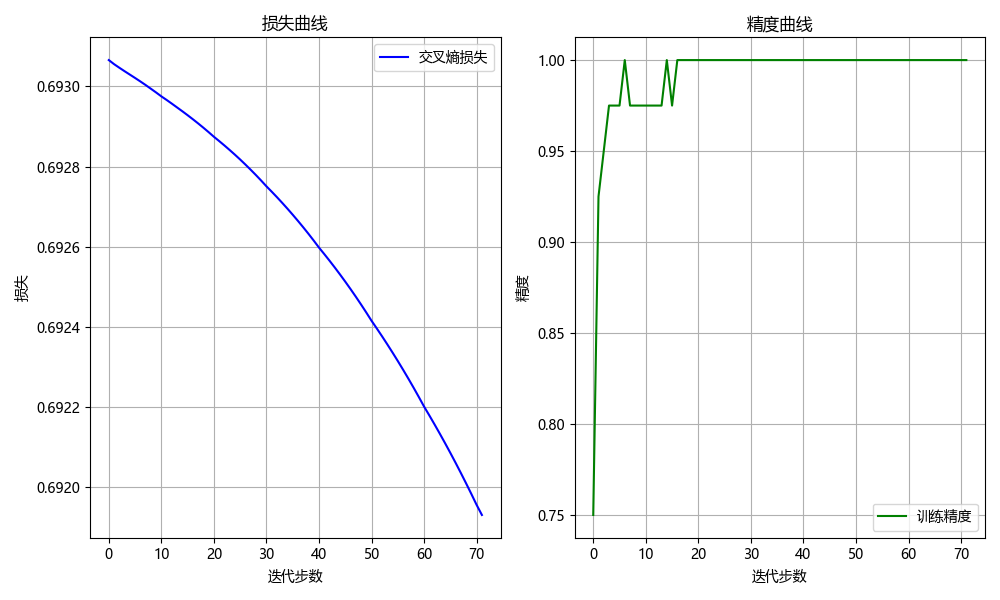

Here is the Python script that generated this plot:
import numpy as np
import matplotlib.pyplot as plt
from matplotlib import rcParams
#设置matplotlib支持中文
rcParams['font.sans-serif']=['Microsoft YaHei']
rcParams['axes.unicode_minus']=False

#使用ReLU激活函数
def relu(a):
    return np.maximum(0, a)

def softmax(x):
    x = x - np.max(x, axis=1, keepdims=True)  #提升数值稳定性，防止溢出
    exp_x = np.exp(x)
    return exp_x / np.sum(exp_x, axis=1, keepdims=True)

# 二元交叉熵损失函数
def cross_entropy_loss(y_true, y_pred):
    return -np.mean(np.sum(y_true * np.log(y_pred), axis=1))

#转换为one-hot编码
def to_one_hot(y, num_classes):
    return np.eye(num_classes)[y]

#固定步长学习率衰减法调整学习率
def step_decay(epoch, initial_lr=0.1, decay_factor=0.9, step_size=10):
    return initial_lr * (decay_factor ** (epoch // step_size))

#定义二层感知机网络类
class TwoLayerNet:
    #初始化参数包含隐层size,学习率这两个超参数
    def __init__(self, input_size, hidden_size, output_size, lr=0.1):
        self.lr = lr
        self.params = {
            'W1': 0.01 * np.random.randn(input_size, hidden_size),
            'b1': np.zeros(hidden_size),
            'W2': 0.01 * np.random.randn(hidden_size, output_size),
            'b2': np.zeros(output_size)
        }
    #前向传播
    def predict(self, x):
        W1, W2 = self.params['W1'], self.params['W2']
        b1, b2 = self.params['b1'], self.params['b2']
        self.a1 = np.dot(x, W1) + b1
        self.z1 = relu(self.a1)
        self.a2 = np.dot(self.z1, W2) + b2
        self.y = softmax(self.a2)
        return self.y
    #选择交叉熵作为损失函数
    def loss(self, x, t):
        y = self.predict(x)
        return cross_entropy_loss(t, y)
    #计算精度的函数
    def accuracy(self, x, t):
        y = self.predict(x)
        pred = np.argmax(y, axis=1)
        true = np.argmax(t, axis=1)
        return np.mean(pred == true)
    #训练函数
    def train(self, x, t, epochs=200,patience=20):
        loss_list,accuracy_list=[],[]#记录每个epoch的分类精度
        best_acc,wait=0,0      #wait是训练精度没有提升的epoch数
        best_params=None

        for epoch in range(epochs):
            self.predict(x)  # 前向传播
            dy = (self.y - t) / x.shape[0]  # 计算输出层的误差
            grads = {
                'W2': np.dot(self.z1.T, dy),
                'b2': np.sum(dy, axis=0),
            }
            dz1 = np.dot(dy, self.params['W2'].T) * (self.a1>0) #ReLU的梯度
            grads['W1'] = np.dot(x.T, dz1)
            grads['b1'] = np.sum(dz1, axis=0)

            for key in self.params:
                self.params[key] -= self.lr * grads[key]
            
            # 动态调整学习率（步长衰减）
            self.lr = step_decay(epoch)  

            loss = self.loss(x, t)
            accuracy=self.accuracy(x,t)
            loss_list.append(loss)
            accuracy_list.append(accuracy)
            #早停法防止过拟合
            warm_up=50
            if epoch>warm_up:
                if accuracy>best_acc:
                    best_acc=accuracy
                    best_params={k:v.copy()for k,v in self.params.items()}
                    wait=0
                else:
                    wait+=1
                    if wait >=patience:
                        print(f'早停触发，在第{epoch+1}轮提前停止训练')
                        break
            
        if best_params is not None:
            self.params=best_params
    
        return loss_list,accuracy_list

#两组样本点
samples_1 = np.array([
    [0.68, 1.34], [0.93, 0.89], [0.9, 1.66], [1.08, 0.65], [1.26, 0.57],
    [0.91, 1.51], [1.5, 1.26], [1.26, 1.31], [0.92, 1.26], [1.04, 0.99],
    [-0.99, -1.54], [-1.16, -1.23], [-0.77, -1.01], [-1.3, -1.28], [-1.27, -0.96],
    [-0.99, -1.13], [-0.94, -0.93], [-1.21, -0.99], [-1.71, -0.82], [-0.99, -0.92]
])
samples_2 = np.array([
    [0.99, -0.6], [1.03, -1.08], [1.56, -0.98], [1.26, -1.16], [1.14, -0.8],
    [0.9, -1.25], [1.18, -0.7], [1.3, -0.9], [1.42, -0.82], [0.54, -1.2],
    [-0.78, 0.68], [-1.02, 1.29], [-0.84, 1.12], [-0.73, 1.06], [-0.54, 1.0],
    [-1.14, 0.58], [-1.09, 0.51], [-1.12, 1.33], [-0.14, 0.82], [-1.45, 1.31]
])

X = np.vstack((samples_1, samples_2))
y = np.array([0]*20 + [1]*20)
y_onehot = to_one_hot(y, 2)

#创建并训练模型
net = TwoLayerNet(input_size=2, hidden_size=10, output_size=2, lr=0.1)
loss_curve,accuracy_curve = net.train(X, y_onehot, epochs=200)

#绘制损失曲线和精度曲线
plt.figure(figsize=(10, 6))
#损失函数曲线
plt.subplot(1, 2, 1)
plt.plot(loss_curve, label='交叉熵损失', color='blue')
plt.xlabel('迭代步数')
plt.ylabel('损失')
plt.title('损失曲线')
plt.legend()
plt.grid(True)
#训练精度曲线
plt.subplot(1, 2, 2)
plt.plot(accuracy_curve, label='训练精度', color='green')
plt.xlabel('迭代步数')
plt.ylabel('精度')
plt.title('精度曲线')
plt.legend()
plt.grid(True)

plt.tight_layout()  # 自动调整布局
plt.show()

#计算决策边界
x1_range=np.linspace(X[:,0].min()-0.5,X[:,0].max()+0.5,400)
x2_range=np.linspace(X[:,1].min()-0.5,X[:,1].max()+0.5,400)
xx,yy=np.meshgrid(x1_range,x2_range)
grid=np.c_[xx.ravel(),yy.ravel()]
Z=np.argmax(net.predict(grid),axis=1).reshape(xx.shape)
#绘制决策边界
plt.contourf(xx,yy,Z,alpha=0.6,cmap='coolwarm')
plt.scatter(samples_1[:,0],samples_1[:,1],c='blue',label='类别0')
plt.scatter(samples_2[:,0],samples_2[:,1],c='red',label='类别1')

plt.xlabel('$x_1$')
plt.ylabel('$x_2$')
plt.title('二层感知机决策边界')
plt.legend()
plt.grid(True)
plt.show()
